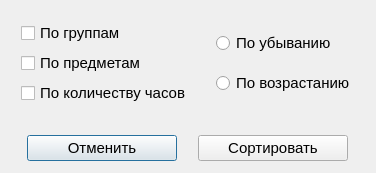
<?xml version="1.0" encoding="UTF-8"?>
<ui version="4.0">
 <class>Dialog_Sort</class>
 <widget class="QDialog" name="Dialog_Sort">
  <property name="geometry">
   <rect>
    <x>0</x>
    <y>0</y>
    <width>321</width>
    <height>152</height>
   </rect>
  </property>
  <property name="maximumSize">
   <size>
    <width>321</width>
    <height>152</height>
   </size>
  </property>
  <property name="font">
   <font>
    <pointsize>11</pointsize>
   </font>
  </property>
  <property name="windowTitle">
   <string>Сортировка</string>
  </property>
  <layout class="QGridLayout" name="gridLayout" rowstretch="8,0,0">
   <property name="leftMargin">
    <number>3</number>
   </property>
   <property name="topMargin">
    <number>3</number>
   </property>
   <property name="rightMargin">
    <number>3</number>
   </property>
   <property name="bottomMargin">
    <number>3</number>
   </property>
   <property name="spacing">
    <number>3</number>
   </property>
   <item row="1" column="0">
    <spacer name="verticalSpacer">
     <property name="orientation">
      <enum>Qt::Vertical</enum>
     </property>
     <property name="sizeHint" stdset="0">
      <size>
       <width>20</width>
       <height>25</height>
      </size>
     </property>
    </spacer>
   </item>
   <item row="0" column="0">
    <widget class="QFrame" name="">
     <layout class="QHBoxLayout" name="horizontalLayout">
      <item>
       <widget class="QFrame" name="">
        <layout class="QVBoxLayout" name="verticalLayout">
         <item>
          <widget class="QCheckBox" name="chkBox_group">
           <property name="text">
            <string>По группам</string>
           </property>
          </widget>
         </item>
         <item>
          <widget class="QCheckBox" name="chkBox_Subject">
           <property name="text">
            <string>По предметам</string>
           </property>
          </widget>
         </item>
         <item>
          <widget class="QCheckBox" name="chkBox_Hours">
           <property name="text">
            <string>По количеству часов</string>
           </property>
          </widget>
         </item>
        </layout>
       </widget>
      </item>
      <item>
       <widget class="QFrame" name="">
        <layout class="QVBoxLayout" name="verticalLayout_2">
         <item>
          <widget class="QRadioButton" name="rBtn_Down">
           <property name="text">
            <string>По убыванию</string>
           </property>
          </widget>
         </item>
         <item>
          <widget class="QRadioButton" name="rBtn_Up">
           <property name="text">
            <string>По возрастанию</string>
           </property>
          </widget>
         </item>
        </layout>
       </widget>
      </item>
     </layout>
    </widget>
   </item>
   <item row="2" column="0">
    <widget class="QFrame" name="">
     <layout class="QHBoxLayout" name="horizontalLayout_2">
      <item>
       <widget class="QPushButton" name="btn_Cancel">
        <property name="maximumSize">
         <size>
          <width>150</width>
          <height>16777215</height>
         </size>
        </property>
        <property name="text">
         <string>Отменить</string>
        </property>
       </widget>
      </item>
      <item>
       <widget class="QPushButton" name="btn_Accept">
        <property name="maximumSize">
         <size>
          <width>150</width>
          <height>16777215</height>
         </size>
        </property>
        <property name="text">
         <string>Сортировать</string>
        </property>
       </widget>
      </item>
     </layout>
    </widget>
   </item>
  </layout>
 </widget>
 <resources/>
 <connections/>
</ui>
